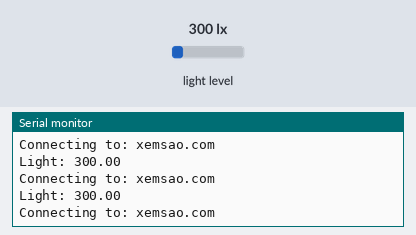
Recording of a sketch running on a simulated ESP8266 (NodeMCU). Parts: the last lines printed to the serial monitor. The test bench sets the inputs (shaded band); at power-on: light level 300 lx. WiFi joins after 1.5 s; servers stay silent unless stated; uploads are accepted with an empty reply.

Above: at 2.7 s.
2.8 s: light level set to 40 lx
At 2.99 s:
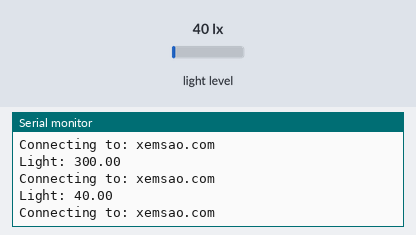
4.3 s: light level set to 500 lx
At 4.56 s:
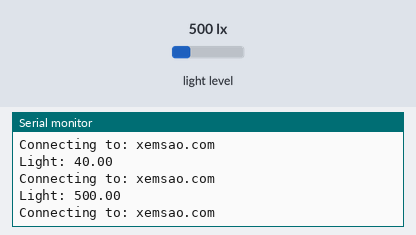
Timing chart, 0 to 7.3 s (numbered marks = the images above; inputs shaded):
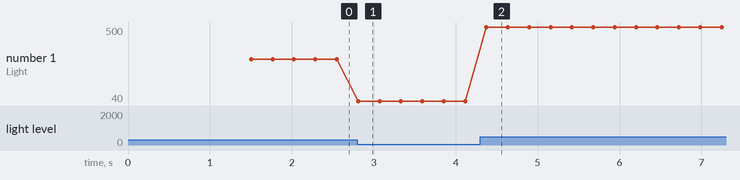

The sketch:

TerraSensorLux.ino
```cpp
#include <ESP8266WiFi.h>
#include <ESP8266HTTPClient.h>
#include <WiFiClient.h>
#include <Arduino_JSON.h>
#include <DNSServer.h>
#include <ESP8266WebServer.h>
#include <ESP8266WiFiMulti.h>
#include <DHT.h>
#include <Wire.h>
#include <BH1750.h>

#define DHTPIN 5
#define DHTTYPE DHT11

BH1750 lightMeter;

DHT dht(DHTPIN, DHTTYPE); //Constructor

ESP8266WiFiMulti WiFiMulti;

#include <WiFiManager.h> // https://github.com/tzapu/WiFiManager

const char* host = "xemsao.com";

// Update interval time set to 5 seconds
const long interval = 5000;
unsigned long previousMillis = 0;

String outputsState;
float lux;

void sendRequestLux(float lux);

float getLux();

void setup() {
  Wire.begin();
  Serial.begin(115200);
  WiFiManager wifiManager;
  wifiManager.autoConnect("Terra");
  Serial.println("Connected.");
  lightMeter.begin();
}

void loop() {
  unsigned long currentMillis = millis();

  lux = getLux();

  sendRequestLux(lux);
}

float getLux() {
  float lux = lightMeter.readLightLevel();
  Serial.print("Light: ");
  Serial.println(lux);
  return lux;
}

void sendRequestLux(float lux) {
  //1. TCP connection
  WiFiClient client;
  HTTPClient http;
  const int httpPort = 80;

  //Check connection
  Serial.print("Connecting to: ");
  Serial.println(host);
  if (!client.connect(host, httpPort)) {
    Serial.println("Connection fail!");
    return;
  }

  //Send request to the sever
  client.print(String("GET https://xemsao.com/sensorLux.php?")
               + ("&lux=") + lux
               + " HTTP/1.1\r\n"
               + "Host: " + host + "\r\n"
               + "Connection: close\r\n\r\n");

  unsigned long current_time = millis();

  while (client.available() == 0) {
    if (millis() - current_time > 6000) {
      Serial.print(">>> Client stop");
      client.stop();
      return;
    }
  }
}
```

Measured:
- after the input at 2.8 s, the serial monitor: prints a new line at once (image 1)
- after the input at 4.3 s, the serial monitor: prints a new line after 0.08 s (image 2)
- plotted number 1: 300 → 40 after the input at 2.8 s, 40 → 500 after the input at 4.3 s
